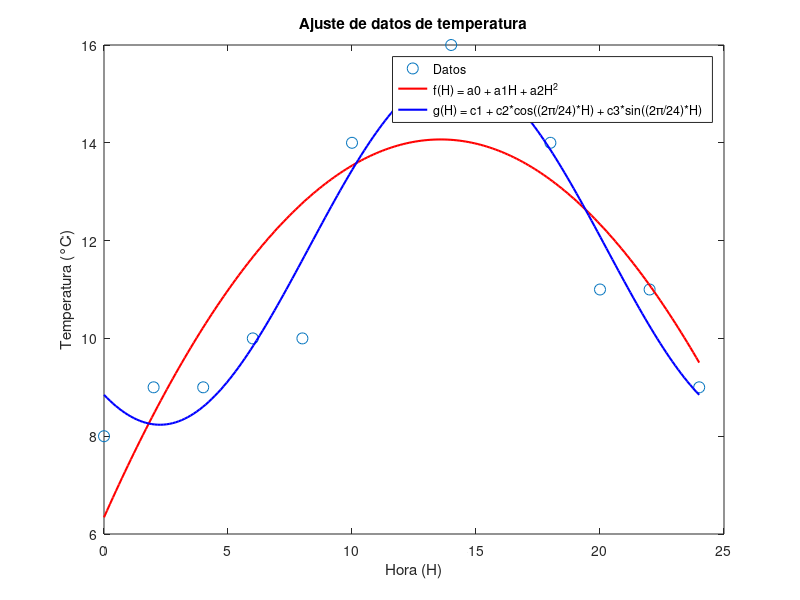

Reproduce this figure in MATLAB.
% Datos de temperatura
H = [0,2,4,6,8,10,12,14,16,18,20,22,24];
Temperatura = [8,9,9,10,10,14,15,16,15,14,11,11,9];

% Ajuste de los datos utilizando el modelo f(H) = a0 + a1H + a2H^2
X1 = [ones(size(H')), H', H'.^2];
coef1 = X1\Temperatura';

% Ajuste de los datos utilizando el modelo g(H) = c1+c2*cos((2*pi/24)*H)+c3*sin((2*pi/24)*H)
X2 = [ones(size(H')), cos((2*pi/24)*H'), sin((2*pi/24)*H')];
coef2 = X2\Temperatura';

% Evaluación de los modelos en 200 puntos equidistantes entre 0 y 24
H_eval = linspace(0, 24, 200);
f_eval = coef1(1) + coef1(2)*H_eval + coef1(3)*H_eval.^2;
g_eval = coef2(1) + coef2(2)*cos((2*pi/24)*H_eval) + coef2(3)*sin((2*pi/24)*H_eval);

% Gráfico de los datos y los modelos ajustados
figure;
plot(H, Temperatura, 'o', 'MarkerSize', 8); hold on;
plot(H_eval, f_eval, 'r-', 'LineWidth', 1.5);
plot(H_eval, g_eval, 'b-', 'LineWidth', 1.5);
xlabel('Hora (H)');
ylabel('Temperatura (°C)');
legend('Datos', 'f(H) = a0 + a1H + a2H^2', 'g(H) = c1 + c2*cos((2\pi/24)*H) + c3*sin((2\pi/24)*H)');
title('Ajuste de datos de temperatura');

% Comentario: Comparación de los modelos
% El modelo que ajusta mejor los datos de la tabla depende de diversos factores,
% como la forma de los datos y la elección de los criterios de ajuste.
% En este caso, puedes comparar la bondad de ajuste de ambos modelos mediante
% métricas como el error cuadrático medio (MSE) o el coeficiente de determinación (R^2).

% Cálculo de la temperatura a las 13:00 horas
H_13 = 13;
f_13 = coef1(1) + coef1(2)*H_13 + coef1(3)*H_13^2;
g_13 = coef2(1) + coef2(2)*cos((2*pi/24)*H_13) + coef2(3)*sin((2*pi/24)*H_13);

disp(['La temperatura a las 13:00 horas según el modelo f(H) es: ' num2str(f_13) '°C']);
disp(['La temperatura a las 13:00 horas según el modelo g(H) es: ' num2str(g_13) '°C']);
